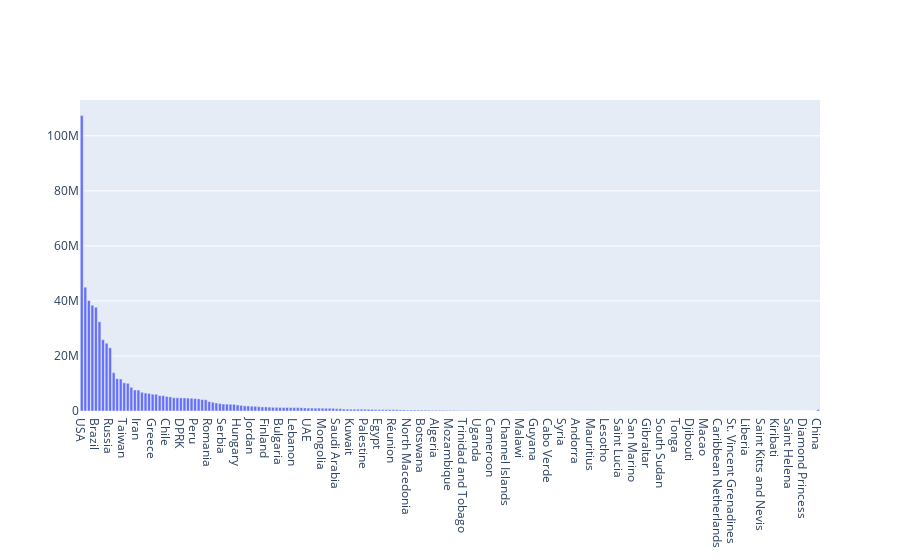
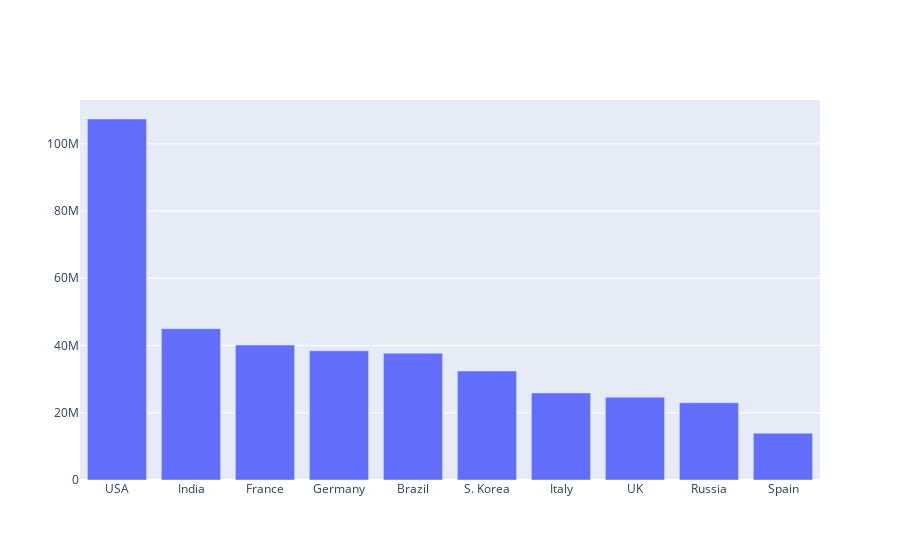
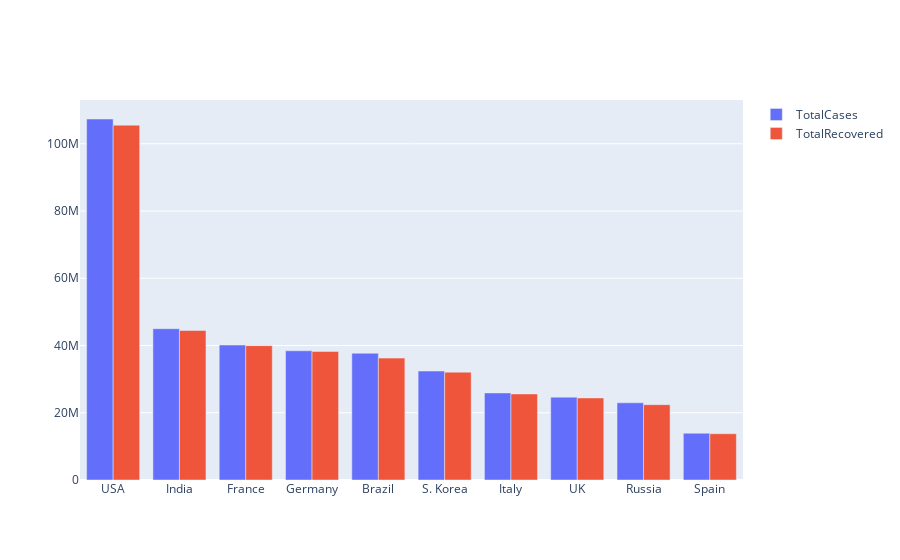

Write notebook code for charts like these, in order.
### Code cell
from bs4 import BeautifulSoup
import requests
import pandas as pd
import csv
import plotly.graph_objects as go

# url="https://www.worldometers.info/coronavirus/"
# soup = BeautifulSoup(url, 'html.parser')
# print(soup.prettify())
l=[]
url=BeautifulSoup("https://www.worldometers.info/coronavirus/",'html.parser')
soup=requests.get(url) #source code lai chai yesle lyauxa
print(soup)
# print(soup.text)


#bs4 ko functions lai access garna lai hamile suruma lxml format ma convert garna parxa 
raw_code = BeautifulSoup(soup.text,"lxml") #yesle lxml ma lanxa
table_code = raw_code.table #hamilai chaine data table ma xa ani tyo table tag ko content lai extract garna ko lagi hoyo
tr_tags=table_code.find_all('tr') #Tr lai isolate garyo

for tag in tr_tags:
#     print(tag.text)#each and every tr tag ko text lai nikalxa
    x=tag.text.split('\n')
    if x[1]!="":
        
#         l.append(x)#l.append(x) garda aagadi pati ko empty value aayo kunai kunai ma so teslai hatauna yo gareko
        l.append(x[1:])
# print(l) #l vaneko list inside list banyo

 


#inserting the list into the csv file:
file=open('Covid_data.csv','w')
y=csv.writer(file) #CSV file ma haleko yeslai
y.writerows(l)
file.close()

#using pandas we read the csv files
df=pd.read_csv('Covid_data.csv',encoding='latin1')
# df hamile inspect garda chai hamile data asymetric vako payem ani tyo garda chai nachaine data lai hatauna parne vayo 

# for this in l.append wala line vanda mathi we write if else case


df=df[['Country,Other','TotalCases','TotalRecovered']]  #yo chai hamile total cases and total recivered lai plot garne ho tesko lagi hamile yo part matra leko
df=df.dropna() #Na lai hatako as we dont need it



#to plot graph of datas we use plotpy and for this number ma chai comma auna hunna tei vayera teslai hamile hatauna parxa for this
# df['TotalCases']=[i.replace(',','') for i in df['TotalCases']] #yo number string ma hunxa yeslai integer ma lana parxa to plot graph
df['TotalCases']=[int(i.replace(',','')) for i in df['TotalCases']] #replace vayo
df['TotalRecovered']=[int(i.replace(',','')) for i in df['TotalRecovered']]

#plotting

fig = go.Figure([go.Bar(x=df['Country,Other'], y=df['TotalCases'])]) #to show all countries in bar graph
fig.show()

selectedfig=go.Figure([go.Bar(x=df['Country,Other'][:10], y=df['TotalCases'])]) #to show all countries in bar graph
selectedfig.show()


#to plot cases vs recovered

fig = go.Figure(data=[
    go.Bar(name='TotalCases', x=df['Country,Other'][:10], y=df['TotalCases']),
    go.Bar(name='TotalRecovered', x=df['Country,Other'][:10], y=df['TotalRecovered'])
])
# Change the bar mode
fig.update_layout(barmode='group')
fig.show()

### Figure 1 — Plotly figure (JSON) as saved in the notebook; plotly's stock layout.template omitted (floating-point values rounded to 4 significant figures; data arrays with more than 128 entries replaced by an {"elided": "..."} marker saying what was removed)
{"data": [{"type": "bar", "x": {"elided": "209 str values"}, "y": {"elided": "209 int values"}}], "layout": {}}

### Figure 2 — Plotly figure (JSON) as saved in the notebook; plotly's stock layout.template omitted (floating-point values rounded to 4 significant figures; data arrays with more than 128 entries replaced by an {"elided": "..."} marker saying what was removed)
{"data": [{"type": "bar", "x": ["USA", "India", "France", "Germany", "Brazil", "S. Korea", "Italy", "UK", "Russia", "Spain"], "y": {"elided": "209 int values"}}], "layout": {}}

### Figure 3 — Plotly figure (JSON) as saved in the notebook; plotly's stock layout.template omitted (floating-point values rounded to 4 significant figures; data arrays with more than 128 entries replaced by an {"elided": "..."} marker saying what was removed)
{"data": [{"name": "TotalCases", "type": "bar", "x": ["USA", "India", "France", "Germany", "Brazil", "S. Korea", "Italy", "UK", "Russia", "Spain"], "y": {"elided": "209 int values"}}, {"name": "TotalRecovered", "type": "bar", "x": ["USA", "India", "France", "Germany", "Brazil", "S. Korea", "Italy", "UK", "Russia", "Spain"], "y": {"elided": "209 int values"}}], "layout": {"barmode": "group"}}
